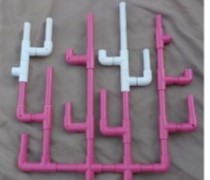
#> input picture 2.2_Coral_Health/a fail of feature matching/coral1.jpg, 210 x 180 px
$ python imageTransform.py
#> lines starting #> are read from the running program, lines starting #| are printed output that depends on the picture
import cv2
import numpy as np
from matplotlib import pyplot as plt


img = cv2.imread('coral1.jpg')
#> img is the input picture: shape (180, 210, 3); mean B, G, R 129, 116, 136.1
rows,cols,ch = img.shape
#> rows = 180; cols = 210; ch = 3

pts1 = np.float32([[56,65],[368,52],[28,387],[389,390]])
pts2 = np.float32([[0,0],[300,0],[0,300],[300,300]])

M = cv2.getPerspectiveTransform(pts1,pts2)

dst = cv2.warpPerspective(img,M,(200,200))
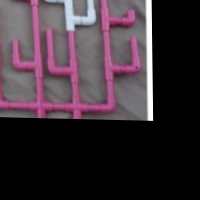
#> dst: shape (200, 200, 3); mean B, G, R 55, 47.7, 59.9

plt.subplot(121),plt.imshow(img),plt.title('Input')
plt.subplot(122),plt.imshow(dst),plt.title('Output')
plt.show()
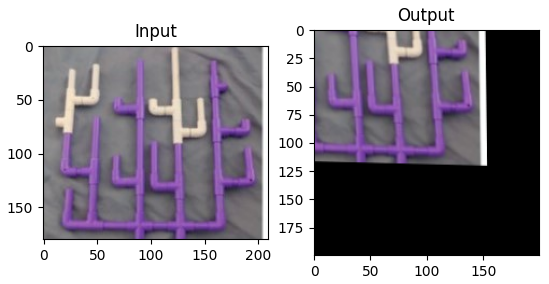
#> figure drawn by matplotlib, 2 panels; B, G, R data is drawn as R, G, B

$ run again, with 2.2_Coral_Health/a fail of feature matching/coral2.jpg copied over 2.2_Coral_Health/a fail of feature matching/coral1.jpg
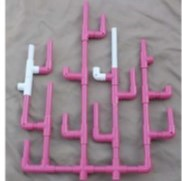
#> input picture 2.2_Coral_Health/a fail of feature matching/coral2.jpg, 182 x 181 px
#> img is the input picture: shape (181, 182, 3); mean B, G, R 147.1, 134.5, 156.2
#> `dst = cv2.warpPerspective(img,M,(200,200))`:
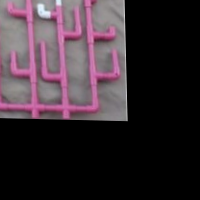
#> dst: shape (200, 200, 3); mean B, G, R 50.4, 43.8, 55.6
#> `plt.show()`:
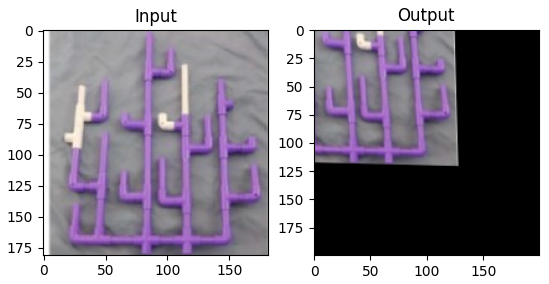
#> figure drawn by matplotlib, 2 panels; B, G, R data is drawn as R, G, B

$ run again, with 2.2_Coral_Health/a fail of feature matching/coral.jpg copied over 2.2_Coral_Health/a fail of feature matching/coral1.jpg
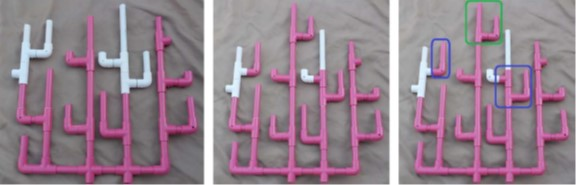
#> input picture 2.2_Coral_Health/a fail of feature matching/coral.jpg, 576 x 185 px
#> img is the input picture: shape (185, 576, 3); mean B, G, R 141.1, 128.3, 148.5
#> `dst = cv2.warpPerspective(img,M,(200,200))`:
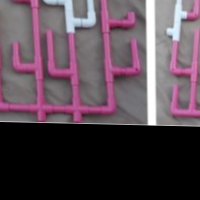
#> dst: shape (200, 200, 3); mean B, G, R 80.7, 71.3, 86.7
#> `plt.show()`:
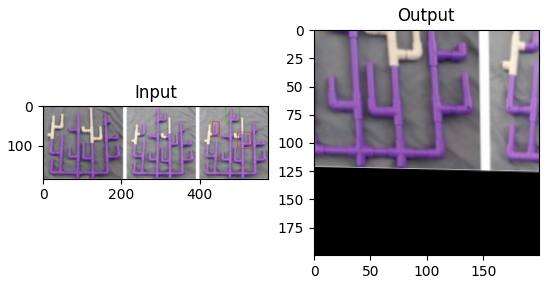
#> figure drawn by matplotlib, 2 panels; B, G, R data is drawn as R, G, B
